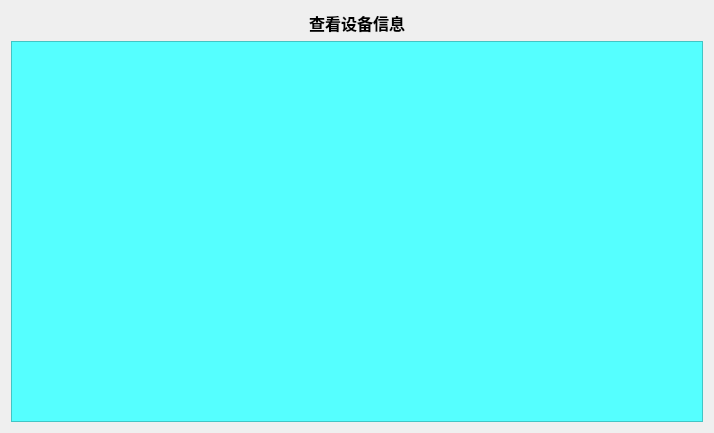
<?xml version="1.0" encoding="UTF-8"?>
<ui version="4.0">
 <class>deviceManagerUser</class>
 <widget class="QWidget" name="deviceManagerUser">
  <property name="geometry">
   <rect>
    <x>0</x>
    <y>0</y>
    <width>714</width>
    <height>433</height>
   </rect>
  </property>
  <property name="windowTitle">
   <string>Form</string>
  </property>
  <layout class="QGridLayout" name="gridLayout">
   <item row="0" column="0">
    <layout class="QVBoxLayout" name="verticalLayout">
     <item>
      <layout class="QHBoxLayout" name="horizontalLayout">
       <item>
        <spacer name="horizontalSpacer">
         <property name="orientation">
          <enum>Qt::Horizontal</enum>
         </property>
         <property name="sizeHint" stdset="0">
          <size>
           <width>40</width>
           <height>20</height>
          </size>
         </property>
        </spacer>
       </item>
       <item>
        <widget class="QLabel" name="label">
         <property name="font">
          <font>
           <family>微软雅黑</family>
           <pointsize>12</pointsize>
           <weight>75</weight>
           <bold>true</bold>
          </font>
         </property>
         <property name="text">
          <string>查看设备信息</string>
         </property>
         <property name="alignment">
          <set>Qt::AlignCenter</set>
         </property>
        </widget>
       </item>
       <item>
        <spacer name="horizontalSpacer_2">
         <property name="orientation">
          <enum>Qt::Horizontal</enum>
         </property>
         <property name="sizeHint" stdset="0">
          <size>
           <width>40</width>
           <height>20</height>
          </size>
         </property>
        </spacer>
       </item>
      </layout>
     </item>
     <item>
      <widget class="QTextEdit" name="DeviceMessage">
       <property name="font">
        <font>
         <family>微软雅黑</family>
         <pointsize>12</pointsize>
         <weight>75</weight>
         <bold>true</bold>
        </font>
       </property>
       <property name="styleSheet">
        <string notr="true">background-color: rgb(85, 255, 255);</string>
       </property>
       <property name="readOnly">
        <bool>true</bool>
       </property>
      </widget>
     </item>
    </layout>
   </item>
  </layout>
 </widget>
 <resources/>
 <connections/>
</ui>
